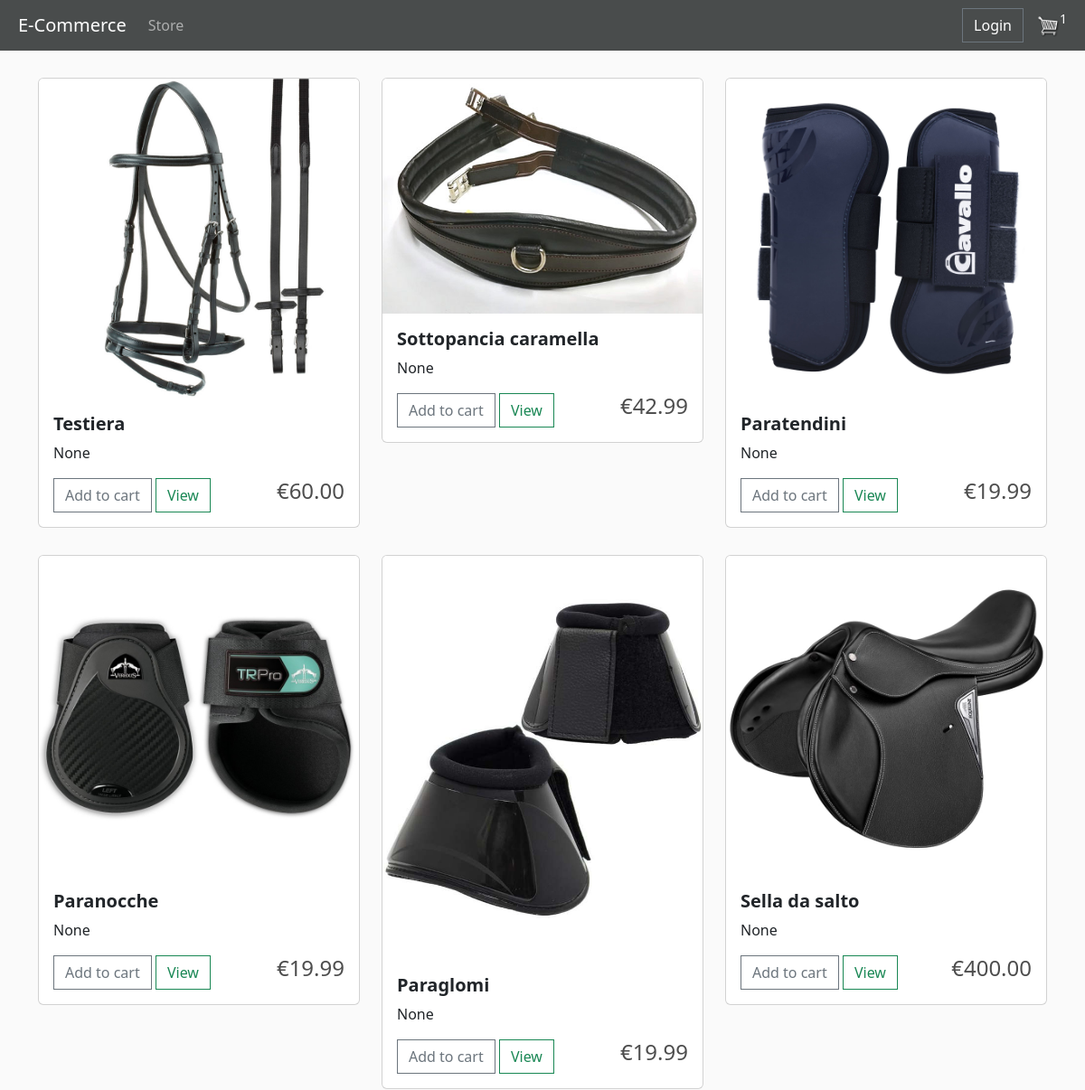
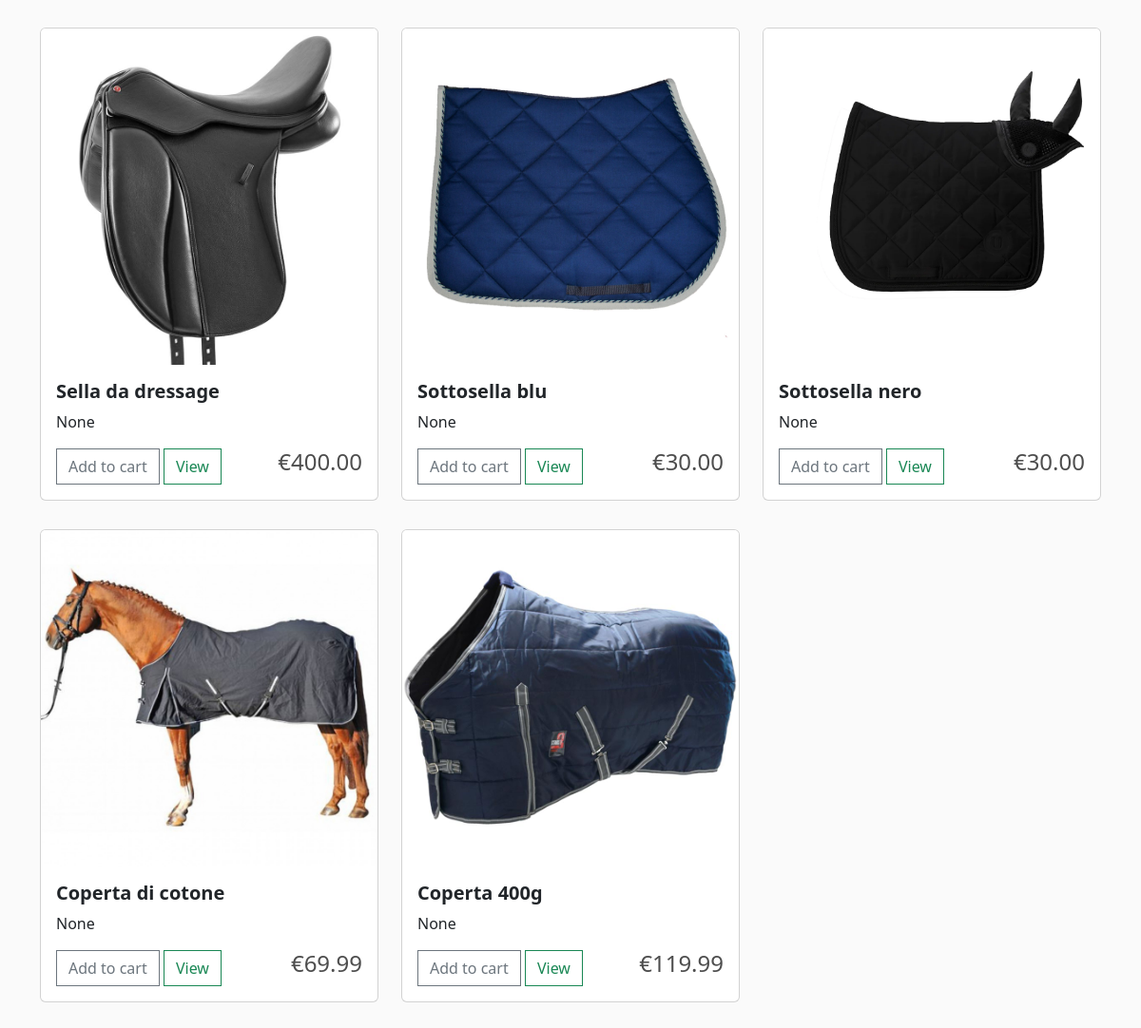
The app's page / (signed in) with its own data (2 pictures, top to bottom).
### store/models.py (models this page shows, shortened)
class OrderModel(models.Model):
    customer = models.ForeignKey(CustomerModel, on_delete=models.SET_NULL, blank=True, null=True)
    date_order = models.DateTimeField(auto_now_add=True)
    complete = models.BooleanField(default=False, null=True, blank=True)
    transaction_id = models.CharField(max_length=5, null=True)
    def calculate_cart_items(self):
        orderitems = self.orderitemmodel_set.all()
        total = sum([item.quantity for item in orderitems])
        return total

class OrderItemModel(models.Model):
    product = models.ForeignKey(ProductModel, on_delete=models.SET_NULL, null=True, blank=True)
    order = models.ForeignKey(OrderModel, on_delete=models.SET_NULL, null=True, blank=True)
    quantity = models.IntegerField(default=0, null=True, blank=True)
    date_added = models.DateTimeField(auto_now_add=True)

class ProductModel(models.Model):
    name = models.CharField(max_length=200, null=True)
    price = models.FloatField()
    image = models.ImageField(null=True, blank=True)
    description = models.TextField(null=True, blank=True)
    @property
    def imageURL(self):   #senza questa funzione se ci fosse un prodotto senza immagine darebbe errore a tutta la pagina
        try:
            url = self.image.url
        except:
            url = ''
        return url

### store/views.py (the view)
# urls.py: path('', include("store.urls")),
def store(request):
    if request.user.is_authenticated:
        customer = request.user.customermodel
        order, created = OrderModel.objects.get_or_create(customer=customer, complete=False)
        items_list = order.orderitemmodel_set.all()   #rende tutti gli item di quell'ordine
        cart_items = order.calculate_cart_items
    else:
        items_list = []
        order = {'calculate_cart_total': 0, 'calculate_checkout': 0}
        cart_items = order['calculate_cart_items']
    items_list = ProductModel.objects.all()
    context = {'items_list': items_list, 'cart_items': cart_items}
    return render(request, 'store/store.html',  context)

### store/templates/store/store.html
{% extends 'store/main.html' %}
{% load static %}
{% block content %}
<div class="row">
  {% for item in items_list %}
    <div class="col-md-4 col-sm-6" style="padding-top: 30px;">
      <div class="card" >
        <img src="{{item.imageURL}}" class="card-img-top" alt="...">
        <div class="card-body">
          <h5 class="card-title"> <strong>{{ item.name }}</strong></h5>
          <p class="card-text">{{item.description}}</p>
          <a href="#" class="btn btn-outline-secondary add-btn update-cart" data-action="add" data-product="{{item.id}}">Add to cart</a>
          <a class="btn btn-outline-success" href="#"> View </a>
          <h4 style="display: inline-block; float: right"> €{{item.price|floatformat:2}} </h4>
        </div>
      </div>
    </div>
  {% endfor %}
</div>
</div>
{% endblock content %}

### store/templates/store/main.html (shortened to what this page needs)
<!DOCTYPE html>
{% load static %}
<html lang="en">
<head>
    <link href="https://cdn.jsdelivr.net/npm/bootstrap@5.3.0-alpha3/dist/css/bootstrap.min.css" rel="stylesheet">
    <link rel="stylesheet" type="text/css" href="{% static 'css/main.css' %}">
</head>
<body>
<nav class="navbar navbar-expand-lg navbar-dark bg-dark" style="padding-right: 20px; padding-left: 20px;">
  <a class="navbar-brand" href="{% url 'store' %}"> E-Commerce</a>
  <div class="collapse navbar-collapse justify-content-between" id="navbarSupportedContent">
    <ul class="navbar-nav mr-auto">
      <li class="nav-item active">
        <a class="nav-link" href="{% url 'store' %}"> Store</a>
      </li>
    </ul>
    <div class="form-inline my-2 my-lg-0 d-flex align-items-center">
	     	<a href="{% url 'login' %}" class="btn btn-outline-secondary" style="color: white">Login</a>
	     	<a href="{% url 'cart' %}">
	    		<img  id="cart-icon" src="{% static 'images/cart.png' %}" >
	    	</a>
	    	<p id="cart-total" style="color:white; background-color: transparent; font-size: 14px;">{{cart_items}}</p>
    </div>
  </div>
</nav>
<div class="container" style="margin-bottom: 30px">
    {% block content%}
    {% endblock content%}
</body>
</html>

### static/css/main.css (style rules this page uses)
body { background-color: hsl(0, 0%, 98%); }
h1,h2,h3,h4,h5,h6 { color:hsl(0, 0%, 30%); }
.bg-dark { background-color: #494c4c !important; }
#cart-icon { width:25px; display: inline-block; margin-left: 15px; }
.btn { border-radius: 0; }

### records on screen
OrderModel: id.quantity "1"
ProductModel: imageURL (picture), name "Testiera", description "None", price "60.00"
ProductModel: imageURL (picture), name "Sottopancia caramella", description "None", price "42.99"
ProductModel: imageURL (picture), name "Paratendini", description "None", price "19.99"
ProductModel: imageURL (picture), name "Paranocche", description "None", price "19.99"
ProductModel: imageURL (picture), name "Paraglomi", description "None", price "19.99"
ProductModel: imageURL (picture), name "Sella da salto", description "None", price "400.00"
ProductModel: imageURL (picture), name "Sella da dressage", description "None", price "400.00"
ProductModel: imageURL (picture), name "Sottosella blu", description "None", price "30.00"
ProductModel: imageURL (picture), name "Sottosella nero", description "None", price "30.00"
ProductModel: imageURL (picture), name "Coperta di cotone", description "None", price "69.99"
ProductModel: imageURL (picture), name "Coperta 400g", description "None", price "119.99"
